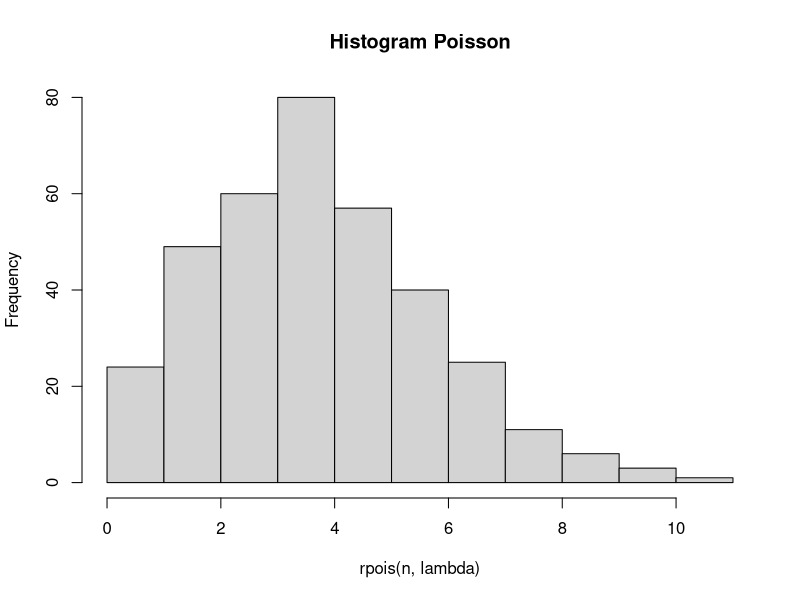

Source code (R):
lambda = 4.5

#No 3 A
x = 6
probability = dpois(x, lambda)
probability

#No 3 B
x = 6
n = 356
hist(rpois(n, lambda), main = "Histogram Poisson")

#No 3 C


#No 3 D
mean = variance = lambda
mean
variance